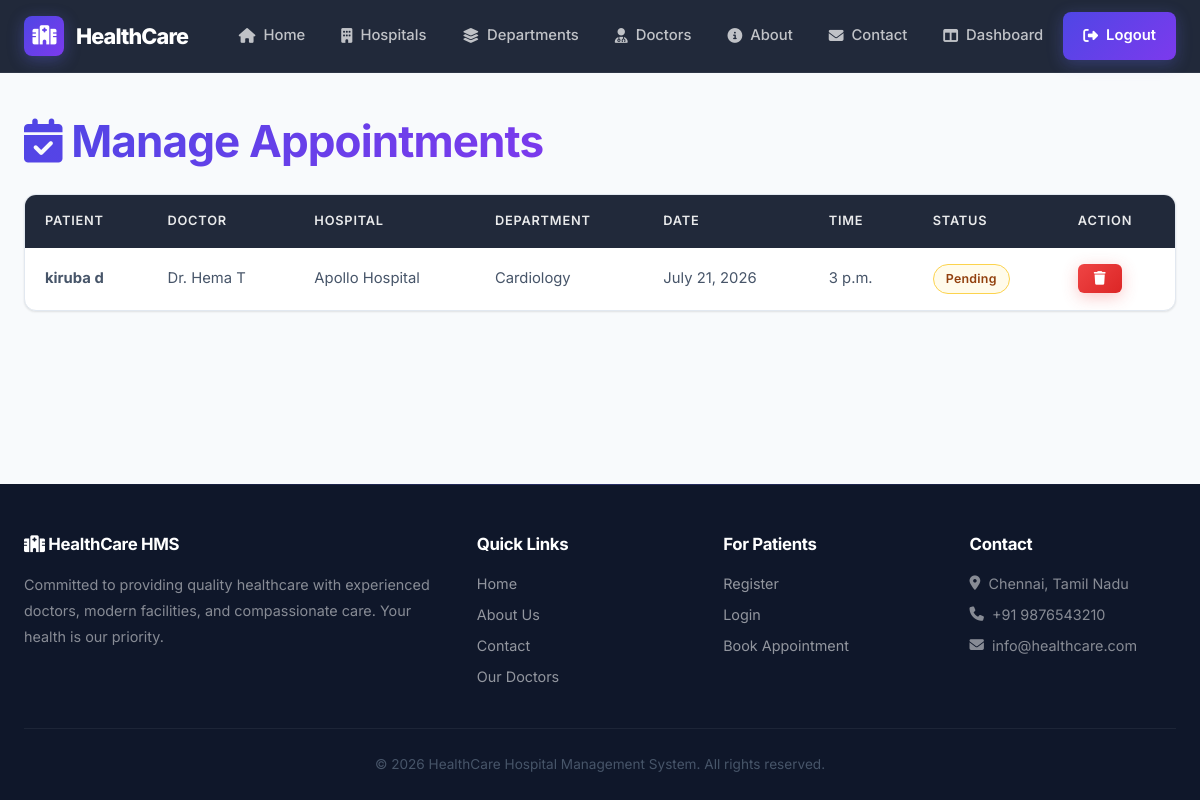
The app's page /dashboard/appointments/ (signed in) with its own data.
### appointments/models.py (models this page shows, shortened)
class Appointment(models.Model):
    STATUS_CHOICES = (
        ("Pending", "Pending"),
        ("Approved", "Approved"),
        ("Completed", "Completed"),
        ("Cancelled", "Cancelled"),
    )
    hospital = models.ForeignKey(
        Hospital,
        on_delete=models.CASCADE
    )
    department = models.ForeignKey(
        Department,
        on_delete=models.CASCADE
    )
    doctor = models.ForeignKey(
        Doctor,
        on_delete=models.CASCADE
    )
    patient = models.ForeignKey(
        Patient,
        on_delete=models.CASCADE
    )
    appointment_date = models.DateField()
    appointment_time = models.TimeField()
    reason = models.TextField()
    status = models.CharField(
        max_length=20,
        choices=STATUS_CHOICES,
        default="Pending"
    )
    created_at = models.DateTimeField(
        auto_now_add=True
    )

### hospital/models.py (models this page shows, shortened)
class Patient(models.Model):
    GENDER_CHOICES = (
        ("Male", "Male"),
        ("Female", "Female"),
        ("Other", "Other"),
    )
    BLOOD_GROUP_CHOICES = (
        ("A+", "A+"),
        ("A-", "A-"),
        ("B+", "B+"),
        ("B-", "B-"),
        ("AB+", "AB+"),
        ("AB-", "AB-"),
        ("O+", "O+"),
        ("O-", "O-"),
    )
    user = models.OneToOneField(
        settings.AUTH_USER_MODEL,
        on_delete=models.CASCADE,
        limit_choices_to={"role": "PATIENT"},
    )
    date_of_birth = models.DateField()
    gender = models.CharField(
        max_length=10,
        choices=GENDER_CHOICES,
    )
    blood_group = models.CharField(
        max_length=5,
        choices=BLOOD_GROUP_CHOICES,
    )
    address = models.TextField()
    emergency_contact = models.CharField(
        max_length=15
    )
    created_at = models.DateTimeField(
        auto_now_add=True
    )

class Doctor(models.Model):
    user = models.OneToOneField(
        settings.AUTH_USER_MODEL,
        on_delete=models.CASCADE,
        limit_choices_to={"role": "DOCTOR"}
    )
    hospital = models.ForeignKey(
        Hospital,
        on_delete=models.CASCADE,
        related_name="doctors"
    )
    department = models.ForeignKey(
        Department,
        on_delete=models.CASCADE,
        related_name="doctors"
    )
    specialization = models.CharField(max_length=100)
    qualification = models.CharField(max_length=200)
    experience = models.PositiveIntegerField(
        help_text="Experience in years"
    )
    consultation_fee = models.DecimalField(
        max_digits=8,
        decimal_places=2
    )
    phone = models.CharField(max_length=15)
    photo = models.ImageField(
        upload_to="doctor_photos/",
        blank=True,
        null=True
    )
    available = models.BooleanField(default=True)
    created_at = models.DateTimeField(auto_now_add=True)

class Hospital(models.Model):
    name = models.CharField(max_length=200)
    address = models.TextField()
    phone = models.CharField(max_length=15)
    email = models.EmailField()
    logo = models.ImageField(upload_to="hospital_logos/", blank=True, null=True)
    description = models.TextField(blank=True)

class Department(models.Model):
    hospital = models.ForeignKey(
        Hospital,
        on_delete=models.CASCADE,
        related_name="departments"
    )
    name = models.CharField(max_length=100)
    description = models.TextField(blank=True)

### accounts/models.py (models this page shows, shortened)
class User(AbstractUser):
    ROLE_CHOICES = (
        ('ADMIN', 'Admin'),
        ('DOCTOR', 'Doctor'),
        ('PATIENT', 'Patient'),
    )
    role = models.CharField(
        max_length=20,
        choices=ROLE_CHOICES,
        default='PATIENT'
    )
    phone = models.CharField(max_length=15)

### dashboard/views.py (the view)
# urls.py: path("appointments/", views.appointment_list, name="appointment_list"),
@login_required
def appointment_list(request):
    appointments = Appointment.objects.select_related("patient__user", "doctor__user", "hospital", "department").order_by("-appointment_date")
    return render(request, "dashboard/appointment_list.html", {"appointments": appointments})

### dashboard/templates/dashboard/appointment_list.html (shortened to what this page needs)
{% extends 'base.html' %}
{% block content %}
<div class="section-heading animate-in">
    <h1><i class="fas fa-calendar-check"></i> Manage Appointments</h1>
</div>
<div class="animate-in animate-in-1">
    <div class="table-wrapper">
        <table>
            <thead>
                <tr>
                    <th>Patient</th>
                    <th>Doctor</th>
                    <th>Hospital</th>
                    <th>Department</th>
                    <th>Date</th>
                    <th>Time</th>
                    <th>Status</th>
                    <th>Action</th>
                </tr>
            </thead>
            <tbody>
                {% for appointment in appointments %}
                <tr>
                    <td><strong>{{ appointment.patient.user.get_full_name }}</strong></td>
                    <td>Dr. {{ appointment.doctor.user.get_full_name }}</td>
                    <td>{{ appointment.hospital.name }}</td>
                    <td>{{ appointment.department.name }}</td>
                    <td>{{ appointment.appointment_date }}</td>
                    <td>{{ appointment.appointment_time }}</td>
                    <td>
                        {% if appointment.status == "Pending" %}
                        <span class="badge badge-pending">Pending</span>
                        {% elif appointment.status == "Approved" %}
                        <span class="badge badge-approved">Approved</span>
                        {% elif appointment.status == "Completed" %}
                        <span class="badge badge-completed">Completed</span>
                        {% elif appointment.status == "Cancelled" %}
                        <span class="badge badge-cancelled">Cancelled</span>
                        {% else %}
                        {{ appointment.status }}
                        {% endif %}
                    </td>
                    <td>
                        <a href="{% url 'appointment_delete' appointment.id %}" class="btn btn-danger btn-sm" onclick="return confirm('Delete this appointment?')">
                            <i class="fas fa-trash"></i>
                        </a>
                    </td>
                </tr>
                {% empty %}
                <tr>
                    <td colspan="8" style="text-align:center;color:var(--text-muted);">
                        <i class="fas fa-calendar"></i> No appointments found.
                    </td>
                </tr>
                {% endfor %}
            </tbody>
        </table>
    </div>
</div>
{% endblock %}

### records on screen
Appointment: patient.user.get_full_name "kiruba d", doctor.user.get_full_name "Hema T", hospital.name "Apollo Hospital", department.name "Cardiology", appointment_date "July 21, 2026", appointment_time "3 p.m.", status "Pending"
